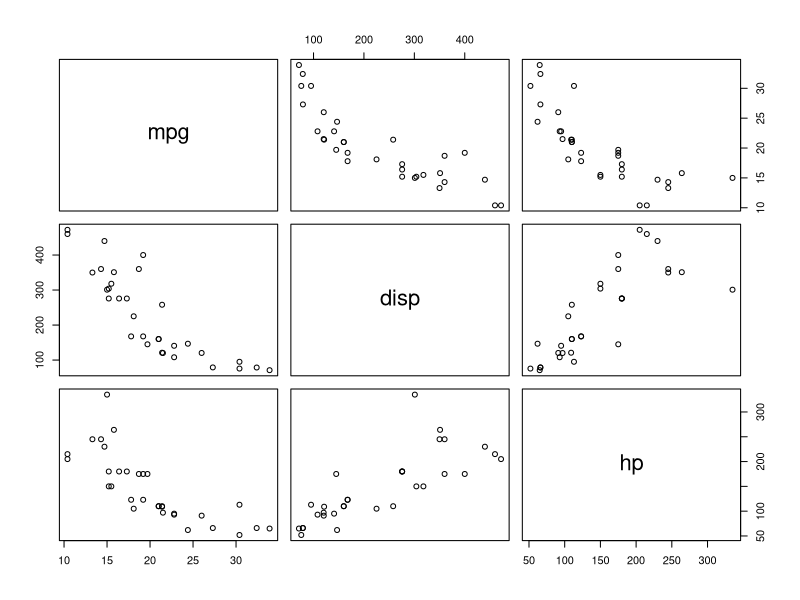
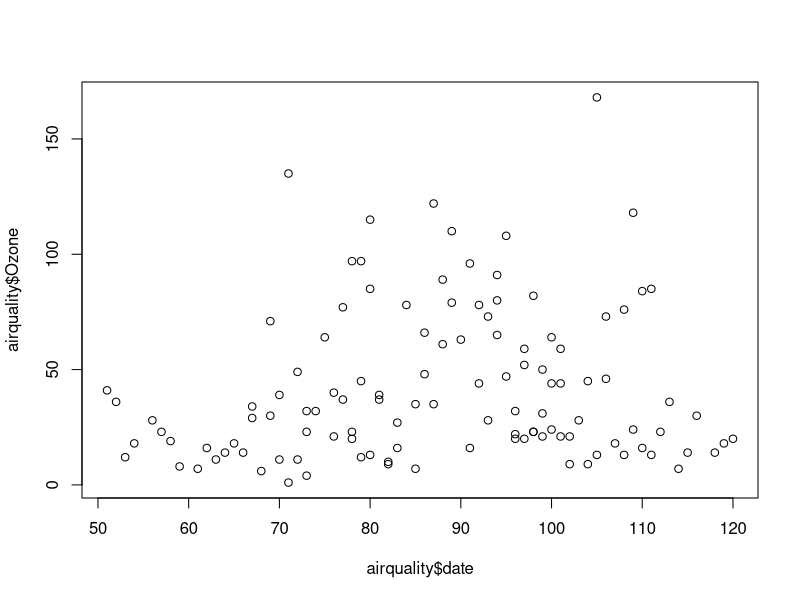
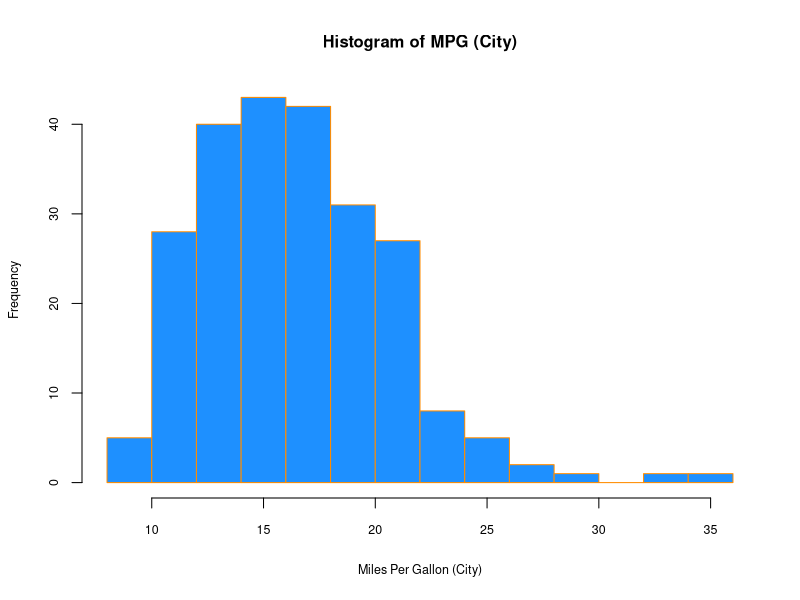
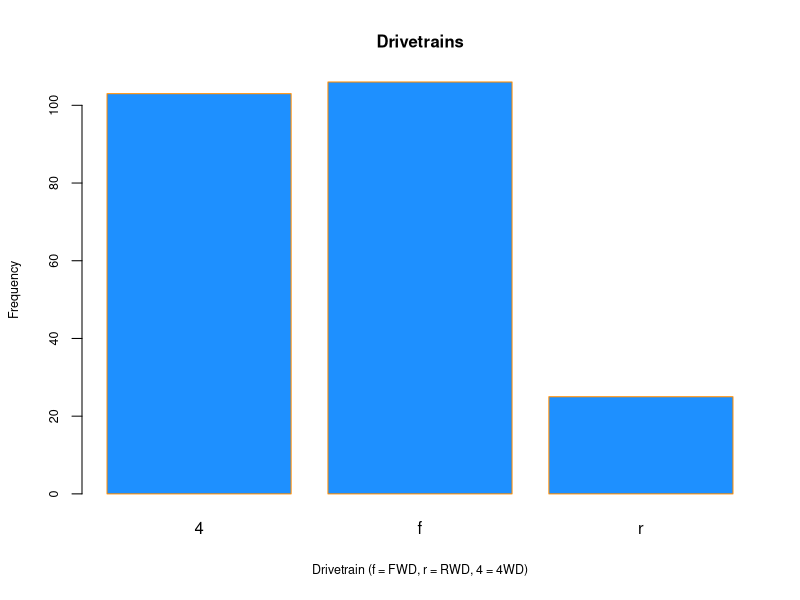
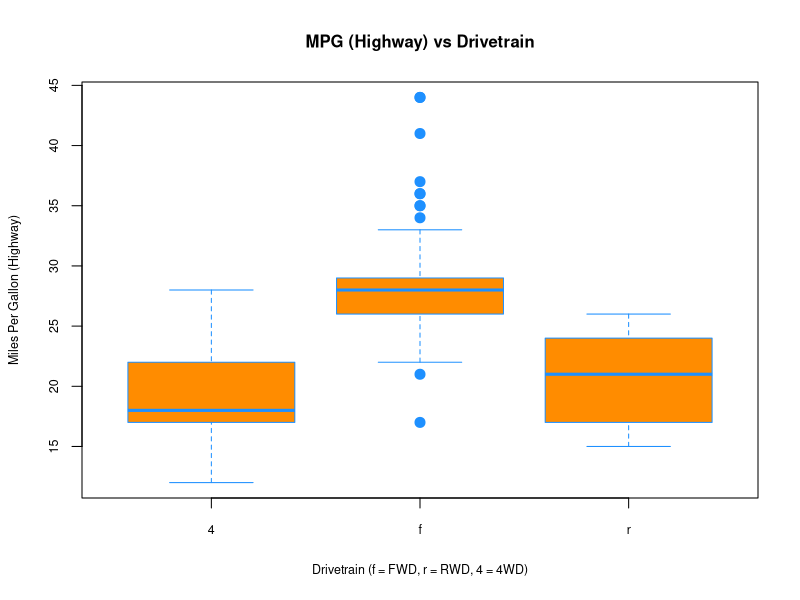
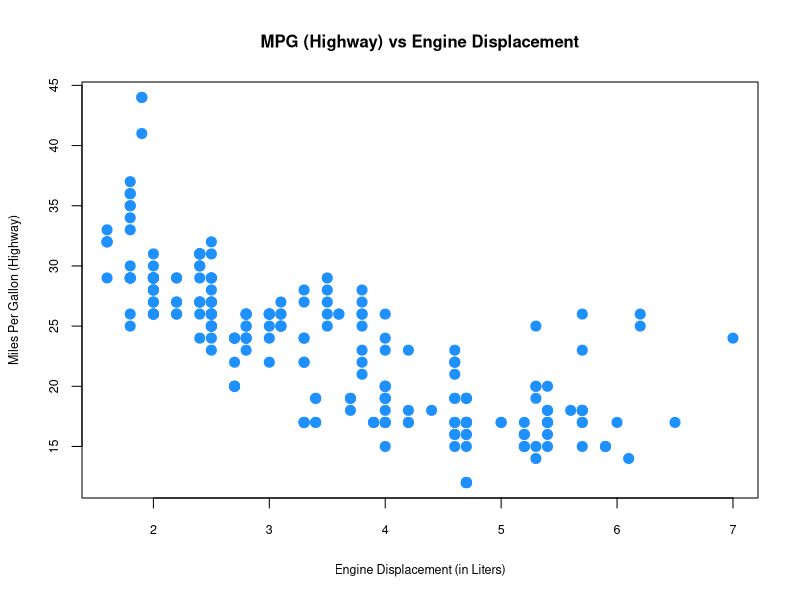
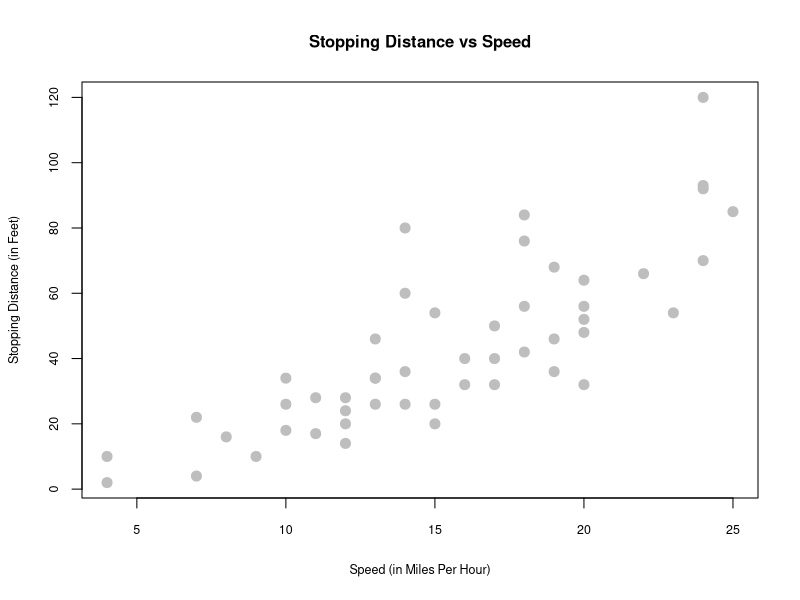
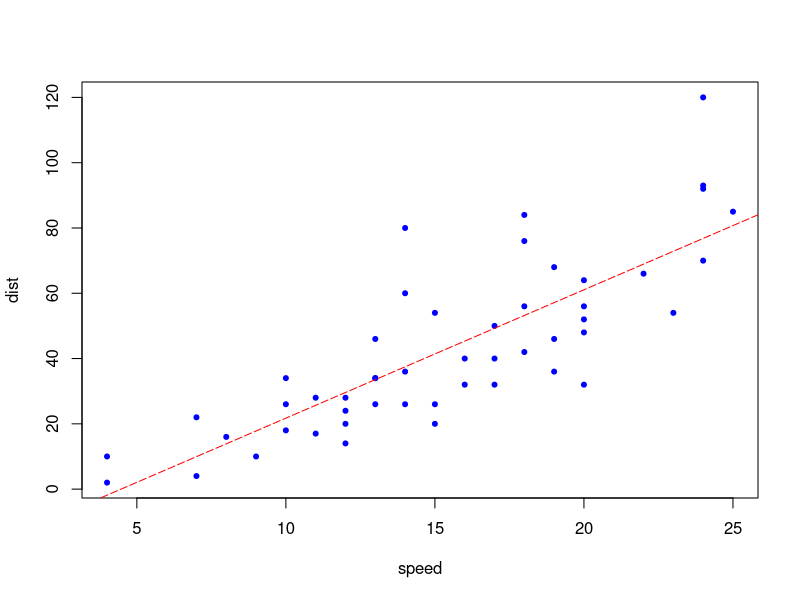

Here is the R script that generated these plots, in order:
## ---- chunk 1
library(datasets)

head(mtcars)
str(mtcars)
summary(mtcars)
plot(mtcars[,c(1, 3, 4)])
## ---- chunk 2
head(airquality)
str(airquality)
summary(airquality)
## ---- chunk 3
airquality$date <- airquality$Month*10+airquality$Day
plot(airquality$date, airquality$Ozone)
## ---- chunk 4
library(lubridate)
# get current system date
Sys.Date() 

# get current system time
Sys.time()

#lubridate
now()
dates <- c("2022-07-11", "2012-04-19", "2017-03-08")

# extract years from dates
year(dates)

# extract months from dates
month(dates)

# extract days from dates
mday(dates)
## ---- chunk 5
library(foreign)
library(plm)
data("EmplUK", package="plm")
#data("Produc", package="plm")
#data("Grunfeld", package="plm")
#data("Wages", package="plm")

head(EmplUK, 15)

length(unique(EmplUK$firm))
table(EmplUK$year)
## ---- chunk 6
library(ggplot2)
head(mpg, n=20L)
summary(mpg)
## ---- chunk 7
hist(mpg$cty, xlab = "Miles Per Gallon (City)",
     main = "Histogram of MPG (City)", breaks = 12,
     col = "dodgerblue",cex.main=1, cex.lab=.75, cex.axis=0.75,
     border = "darkorange")
## ---- chunk 8
barplot(table(mpg$drv), 
        xlab = "Drivetrain (f = FWD, r = RWD, 4 = 4WD)", ylab = "Frequency",
        main = "Drivetrains",
        col = "dodgerblue",cex.main=1, cex.lab=.75, cex.axis=0.75,
        border = "darkorange")
## ---- chunk 9
boxplot(hwy ~ drv, data = mpg,
        xlab = "Drivetrain (f = FWD, r = RWD, 4 = 4WD)",
        ylab = "Miles Per Gallon (Highway)",
        main = "MPG (Highway) vs Drivetrain",
        pch = 20, cex =2,cex.main=1, cex.lab=.75, cex.axis=0.75,
        col = "darkorange", border = "dodgerblue")
## ---- chunk 10
plot(hwy ~ displ, data = mpg,
     xlab = "Engine Displacement (in Liters)",
     ylab = "Miles Per Gallon (Highway)",
     main = "MPG (Highway) vs Engine Displacement",
     pch = 20, cex = 2, cex.main=1, cex.lab=.75, cex.axis=0.75,
     col = "dodgerblue")
## ---- chunk 11
dnorm(x = 4, mean = 2, sd = 5)
## ---- chunk 12
pnorm(q = 4, mean = 2, sd = 5)
## ---- chunk 13
qnorm(p = 0.975, mean = 2, sd = 5)
## ---- chunk 14
rnorm(n = 10, mean = 2, sd = 5)
## ---- chunk 15
str(cars)
summary(cars)
## ---- chunk 16
carsDF <- cars
colnames(carsDF) <- c("speed", "dist")
## ---- chunk 17
plot(dist ~ speed, data = carsDF,
     xlab = "Speed (in Miles Per Hour)",
     ylab = "Stopping Distance (in Feet)",
     main = "Stopping Distance vs Speed",
     pch = 20, cex = 2,cex.main=1,
     cex.lab=.75, cex.axis=0.75, col = "grey")
## ---- chunk 18
model <- lm(dist ~ speed, data = carsDF)
b <- coef(model)
plot(carsDF, col = "blue", pch = 20)
abline(b, col = "red", lty = 5)
## ---- chunk 19
x <- carsDF$speed
y <- carsDF$dist
Sxy <- sum((x - mean(x)) * (y - mean(y)))
Sxx = sum((x - mean(x)) ^ 2) #Here to show, "=" would work as well
Syy <- sum((y - mean(y)) ^ 2)

beta_1 <- Sxy / Sxx
beta_0 <- mean(y) - beta_1 * mean(x)
c(beta_0, beta_1)
## ---- chunk 20
model <- lm(dist ~ speed, data = carsDF)
model
## ---- chunk 21
x <- carsDF$speed
y <- carsDF$dist

beta_1 <- sum(x*y) / sum(x^2)
beta_1

model <- lm(dist ~ speed - 1, data = carsDF)
model

## ---- chunk 22
head(mtcars)
str(mtcars)
## ---- chunk 23
mpg_model = lm(mpg ~ wt + hp, data = mtcars)
coef(mpg_model)
## ---- chunk 24
dnorm(0, mean = 1, sd = 2)
dnorm(1, mean = 1, sd = 2)
## ---- chunk 25
x <- seq(from=-10,to=+22,length.out=100)
pdfs <- dnorm(x, mean = 1, sd=2)
plot(x,pdfs)
## ---- chunk 26
x <- rnorm(1000, 2, 7)
## ---- chunk 27
pdfs1 <- dnorm(x, mean = 1, sd=2)
pdfs2 <- dnorm(x, mean = 5, sd=7)
pdfs3 <- dnorm(x, mean = 2, sd=7)
par(mfrow=c(1,3))
plot(x,pdfs1)
plot(x,pdfs2)
plot(x,pdfs3)
## ---- chunk 28
#Let's create a sample of normal variables
set.seed(2019)
x <- rnorm(100)
# And the likelihood fo these x's is
prod(dnorm(x))
## ---- chunk 29
#Here is our function f(x)
fn <- function(prmt){
  sum(0.5*(x - prmt[1])^2/prmt[2] + 0.5*log(prmt[2]))
}

#We have two packages nlm() and optim() to solve it
#We arbitrarily pick starting points for the parameters
sol1 <- nlm(fn, prmt <- c(1,2), hessian=TRUE)
sol2 <- optim(prmt <- c(0,1), fn, hessian=TRUE)
sol1
sol2
## ---- chunk 30
#mean
mean(x)
#sd
sum((x-mean(x))^2 )/length(x)
## ---- chunk 31
# population (1 million x's)
pop_x <- rnorm(1000000, mean = 5, sd = 1)

# Random Sampling
n <- 200 # number of x's in each sample
mcn <- 1000 # number of samples in the simulation

samp <- matrix(0, nrow = n, ncol = mcn) # a Container: matrix by 200 x 1000
for(i in 1: mcn){
  samp[,i] <- sample(pop_x, n, replace = TRUE)
}

xbar <- colMeans(samp) # We calculate the column means
mu <- mean(xbar) # the mean of xbars
round(mu, 2)

hist(xbar, breaks=20)
## ---- chunk 32
# load the AER package
library(AER)

# load the data set
data(CASchools)
str(CASchools)

# define variables
CASchools$STR <- CASchools$students/CASchools$teachers       
CASchools$score <- (CASchools$read + CASchools$math)/2
## ---- chunk 33
# estimate both regressions
model1 <- lm(score ~ STR, data = CASchools) # Underfitted model
model2 <- lm(score ~ STR + english, data = CASchools) # True model

model1
model2
## ---- chunk 34
cov(CASchools$STR, CASchools$english)/var(CASchools$STR)*model2$coefficients[3]
## ---- chunk 35
# Simple OLS
model_ols <- lm(dist ~ speed, data = carsDF)
b <- coef(model_ols)

# A complex model
model_cmpx <- smooth.spline(carsDF$speed, carsDF$dist, df=19)

plot(carsDF, col = "blue", pch = 20)
abline(b, col = "red", lty = 5)
lines(model_cmpx,col='green', lwd=2)
## ---- chunk 36
set.seed(1)
X <- seq(from = 0, to = 20, by = 0.1)
dgm <- 500 + 20*X - 90*sin(X) #This is our DGM

y = dgm + rnorm(length(X), mean = 10, sd = 100) #This is our DGP
data = data.frame(y,X)

plot(X, y, col='deepskyblue4',
     xlab='X', main='Observed data & DGM')
lines(X, dgm, col='firebrick1', lwd=2)
## ---- chunk 37
# linear model
model1 <- lm(y ~ X)
plot(X, y, col='deepskyblue4', xlab='X', main='Linear')
lines(X, model1$fitted.values, col = "blue")

# Polynomial model (there is an easier way!)
model2 <- lm(y ~ X + I(X^2) + I(X^3) + I(X^4) +  I(X^5) + I(X^6) + I(X^7) + I(X^8)
             + I(X^9) + I(X^10) + I(X^11) + I(X^12) + I(X^13) + I(X^14)
             + I(X^15) + I(X^16) + I(X^17) + I(X^18), data=data)
plot(X, y, col= 'deepskyblue4', xlab='X', main='Polynomial')
lines(X, fitted(model2), col='firebrick1', lwd=2)

#Nonparametric
model3 <- smooth.spline(X, y, df=200)
plot(X, y, col='deepskyblue4', xlab='X', main='Spline')
lines(model3, col='firebrick1', lwd=2)
## ---- chunk 38
# Let create a function for RMSPE
rmse = function(actual, predicted) {
  sqrt(mean((actual - predicted) ^ 2))
}
## ---- chunk 39
# Predicted values by the 3 models using the "seen" data
predicted1 <- fitted(model1)
predicted2 <- fitted(model2)
predicted3 <- predict(model3, X)
## ---- chunk 40
# Note that the actual y is the same for all models
rmse1_s <- rmse(predicted1, y)
rmse2_s <- rmse(predicted2, y)
rmse3_s <- rmse(predicted3$y, y)
seen <- c("RMSPE for model1 (linear)" = rmse1_s, "RMSPE for model2 (polynomial)" = rmse2_s,
          "RMSPE for model3 (nonparametric)" = rmse3_s )
seen
## ---- chunk 41
# Here is the "unseen" using the same X's as in the "seen" data.

set.seed(2)
# So the only difference is the random error
y2 = dgm + rnorm(length(X), mean = 10, sd = 100) 
plot(X, y2, col='deepskyblue4',
     xlab='X',
     main = 'The "Unseen" 2nd Sample')
## ---- chunk 42
rmse1_us <- rmse(predicted1, y2)
rmse2_us<- rmse(predicted2, y2)
rmse3_us <- rmse(predicted3$y, y2)
unseen <- c("RMSPE for model1 (linear)" = rmse1_us,
            "RMSPE for model2 (polynomial)" = rmse2_us,
            "RMSPE for model3 (nonparametric)" = rmse3_us)
unseen
## ---- chunk 43
table <- matrix(NA, 2, 3)
row.names(table) <- c("Seen-data", "Unseen-data")
colnames(table) <- c("Linear", "Polynomial", "Spline")
table[1,1] <- seen[1]
table[1,2] <- seen[2]
table[1,3] <- seen[3]
table[2,1] <- unseen[1]
table[2,2] <- unseen[2]
table[2,3] <- unseen[3]
table
